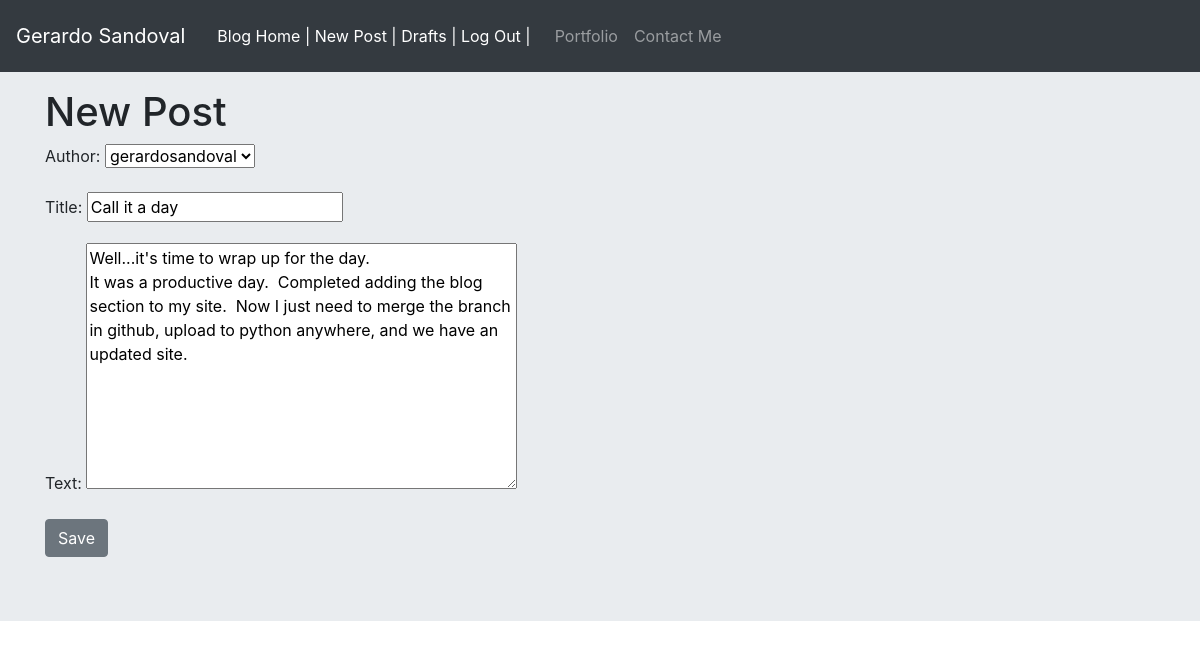
The app's page /blog/post/27/edit/ (signed in) with its own data.
### AppBlog/models.py (models this page shows, shortened)
class PostModel(models.Model):
    author = models.ForeignKey('auth.User')
    title = models.CharField(max_length=50)
    text = models.TextField()
    create_date = models.DateTimeField(default=timezone.now)
    published_date = models.DateTimeField(blank=True, null=True)

### AppBlog/views.py (the view)
# urls.py: url(r'^post/(?P<pk>\d+)/edit/$', views.PostUpdateView.as_view(),
class PostUpdateView(LoginRequiredMixin, UpdateView):
    login_url = '/login/'
    redirect_field_name = 'blog/postmodel_detail.html'
    form_class = PostForm
    model = PostModel

### AppBlog/forms.py
class PostForm(forms.ModelForm):
    class Meta():
        model = PostModel
        fields = ('author', 'title', 'text')
        widgets = {'title': forms.TextInput(attrs={'class': 'textinput'}),
                   'text': forms.Textarea(attrs={'class': 'editable\
                                                 medium-editor-textarea\
                                                 postcontent'})}

### AppBlog/templates/AppBlog/postmodel_form.html (shortened to what this page needs)
{% extends 'AppBlog/blog_base.html' %}
{% block content %}
<h1>New Post</h1>
<form class="post-form" method="POST">
  {{form.as_p}}
  <button type="submit" class="btn btn-secondary">Save</button>
</form>
{% endblock %}

### records on screen
PostModel: author "gerardosandoval", title "Call it a day", text "Well...it's time to wrap up for the day. It was a productive day. Completed adding the blog section to my site. Now I just need to merge the branch in github, upload to python anywhere, and we have an updated site."
